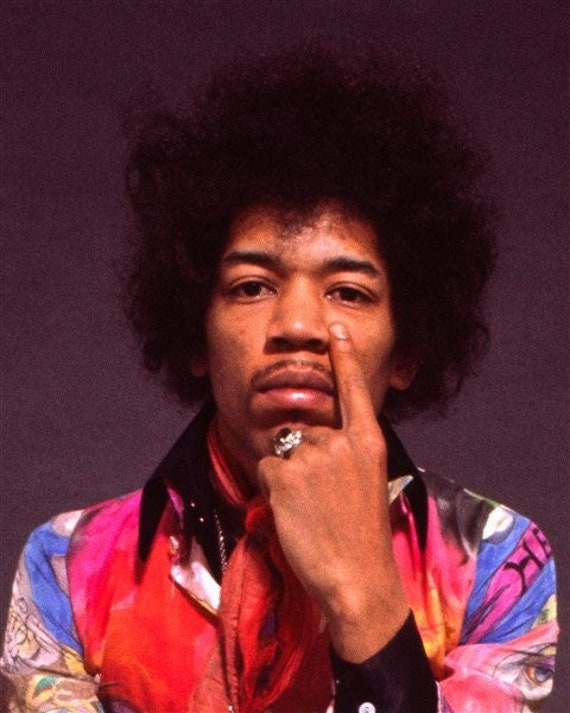
#> input picture Low Level/3. Image Filtering & Restoration/hendrix.jpg, 570 x 713 px
$ jupyter execute img_processing_filtering.ipynb   (shell and % lines are left out)
#> lines starting #> are read from the running program, lines starting #| are printed output that depends on the picture
#> further down, input_img is the input picture: shape (713, 570, 3); mean B, G, R 52.4, 44.4, 100.4
[cell 1]
import os
import cv2
import matplotlib.pyplot as plt
import numpy as np
from PIL import Image
import requests
from io import BytesIO
from IPython.display import display

**Preprocessing (Optional)**

[cell 2]
def preprocess(image):
    gray_img = cv2.cvtColor(image, cv2.COLOR_BGR2GRAY)
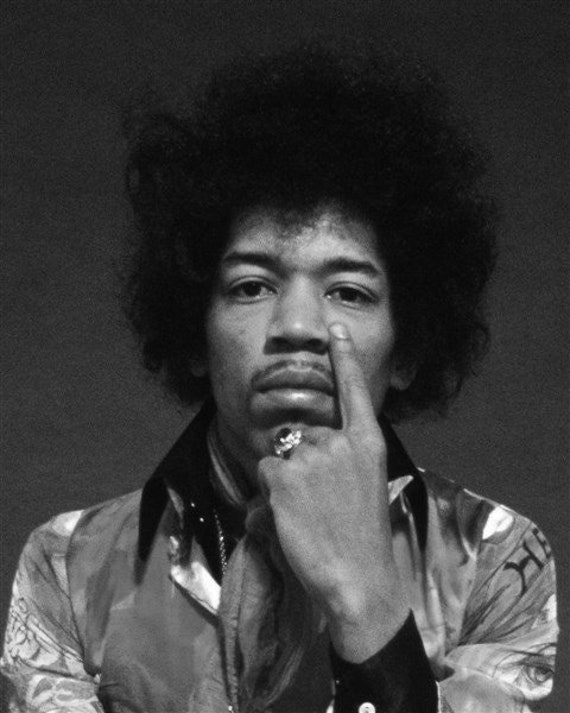
#> gray_img: shape (713, 570); min 4, max 255, mean 62

    normalized_img = gray_img.astype(np.float32) / 255.0

    return normalized_img

**Mean Filtering (Linear)**

[cell 3]
def mean_filtering(image, kernel_size):
#> called with kernel_size = 5
    return cv2.blur(image, (kernel_size, kernel_size))

**Median Filtering (Non-linear)**

[cell 4]
def median_filtering(image, kernel_size):
#> called with kernel_size = 5
    return cv2.medianBlur(image, kernel_size)

**Gaussian Filtering (Linear)**

[cell 5]
def gaussian_filtering(image, kernel_size, sigma):
#> called with kernel_size = 5, sigma = 1
    return cv2.GaussianBlur(image, (kernel_size, kernel_size), sigma)

**Non-local Means Filtering (Non-linear)**

[cell 6]
def non_local_means_filtering(image, h_parameter=0.8, patch_size=7, patch_distance=11):
  # Use external library (e.g., scikit-image) for NLM filtering
#> called with h_parameter = 0.8, patch_size = 7, patch_distance = 11
  from skimage.restoration import denoise_nl_means
  # The parameter for search window size is called 'patch_distance' in denoise_nl_means
  return denoise_nl_means(image, h=h_parameter, patch_size=patch_size, patch_distance=patch_distance)
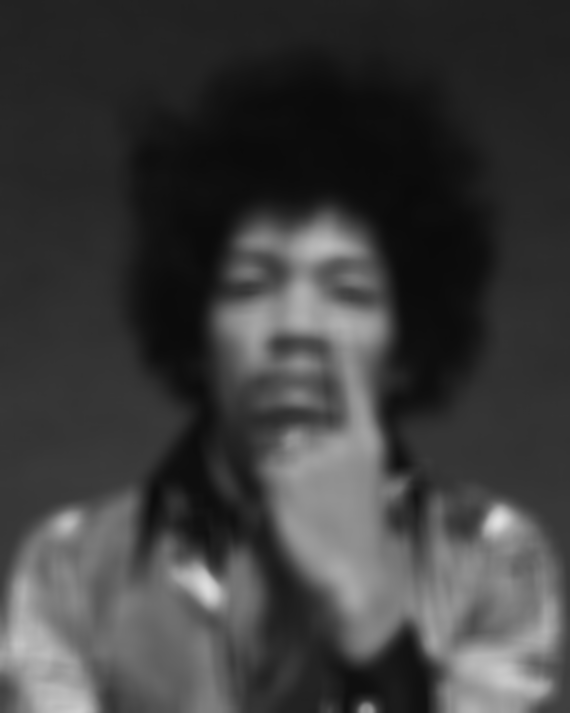
#> returned value: shape (713, 570) float32; min 0.041, max 0.883, mean 0.243

**Bilateral Filtering (Non-linear)**

[cell 7]
def bilateral_filtering(image, diameter=9, sigma_color=75, sigma_space=75):
#> called with diameter = 9, sigma_color = 75, sigma_space = 75
    return cv2.bilateralFilter(image, d=diameter, sigmaColor=sigma_color, sigmaSpace=sigma_space)

**Spatial Transformations**

[cell 8]
def rotate_image(image, angle):
    # Get Image Dimension
#> called with angle = 45
    (h,w) = image.shape[:2]
#> h = 713; w = 570

    #Define rotation center
    center = (w//2,h//2)
#> center = (285, 356)

    #Generate Rotation matrix
    rotation_matrix = cv2.getRotationMatrix2D(center, angle, 1.0)

    #Apply Rotation Transformation
    return cv2.warpAffine(image, rotation_matrix, (w,h))
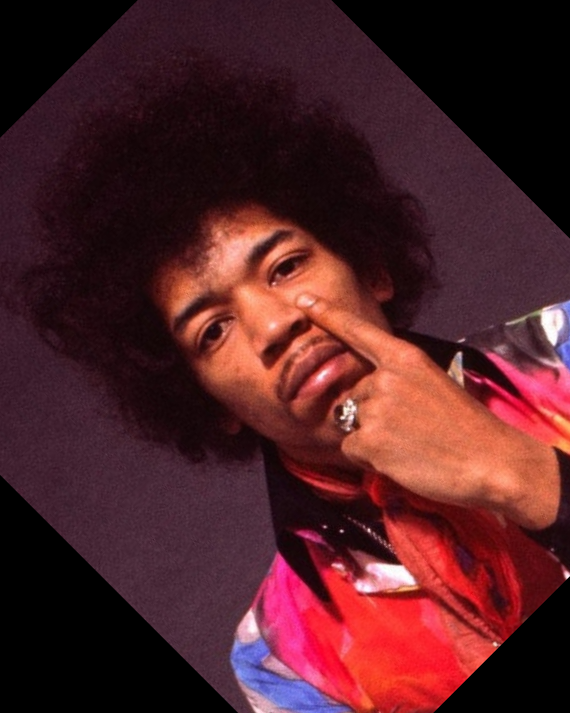
#> returned value: shape (713, 570, 3); mean of channels 0, 1, 2 37.8, 33.1, 80.4; drawn as B, G, R

def scale_image(image, scale_factor):
#> called with scale_factor = 0.5
    return cv2.resize(image, None, fx=scale_factor, fy=scale_factor, interpolation = cv2.INTER_AREA)
#> returned value: shape (356, 285, 3)

def shear_image(image, dx, dy):
    """
    Shears an image along x and y axes.

    Args:
        image: The input image as a NumPy array.
        dx: The amount of shear along the x-axis (pixels).
        dy: The amount of shear along the y-axis (pixels).

    Returns:
        The sheared image as a NumPy array.
    """
    h, w = image.shape[:2]
    shear_matrix = np.float32([[1, dx/w, 0], [dy/h, 1, 0]])

    new_width = w + abs(dx)
    new_height = h + abs(dy)

    sheared_image = cv2.warpAffine(image, shear_matrix, (new_width, new_height))

    return sheared_image

**MAIN**

[cell 9]
# !curl -o logo.png https://colab.research.google.com/img/colab_favicon_256px.png

# # input_img = cv2.imread('logo.png')
input_img = cv2.imread('hendrix.jpg')
plt.imshow(cv2.cvtColor(input_img, cv2.COLOR_BGR2RGB))
plt.axis('off')
plt.show()

[cell 10]
# Preprocess the image (optional)
preprocessed_image = preprocess(input_img)

# Apply different filtering techniques and store the results in separate variables
mean_filtered_image = mean_filtering(preprocessed_image, kernel_size=5)
median_filtered_image = median_filtering(preprocessed_image, kernel_size=5)
gaussian_filtered_image = gaussian_filtering(preprocessed_image, kernel_size=5, sigma=1.0)
nlm_filtered_image = non_local_means_filtering(preprocessed_image)
bilateral_filtered_image = bilateral_filtering(preprocessed_image)

# Apply spatial transformations (optional)
rotated_image = rotate_image(input_img, angle=45)
scaled_image = scale_image(input_img, scale_factor=0.5)

# ... (add code for other spatial transformations)

[cell 11]
plt.imshow(cv2.cvtColor(preprocessed_image, cv2.COLOR_BGR2RGB))
#> (this line was passed over: IPython is not available in this run)

[cell 12]
plt.imshow(cv2.cvtColor(mean_filtered_image, cv2.COLOR_BGR2RGB))
#> (this line was passed over: IPython is not available in this run)

[cell 13]
plt.imshow(cv2.cvtColor(median_filtered_image, cv2.COLOR_BGR2RGB))
#> (this line was passed over: IPython is not available in this run)

[cell 14]
plt.imshow(cv2.cvtColor(gaussian_filtered_image, cv2.COLOR_BGR2RGB))
#> (this line was passed over: IPython is not available in this run)

[cell 15]
plt.figure(figsize=[15,10])
#> (this line was passed over: IPython is not available in this run)
